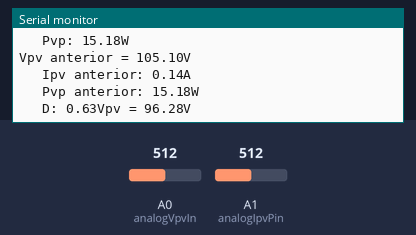
Recording of a sketch running on a simulated Arduino Uno, built with avr-gcc and run on an emulated ATmega328P. On the bench: the last lines printed to the serial monitor. Inputs (shaded band) come from the test bench; at power-on: A0 (analogVpvIn) = 512, A1 (analogIpvPin) = 512.

Above: at 1.2 s.
1.3 s: A0 (analogVpvIn) set to 469
At 1.82 s:
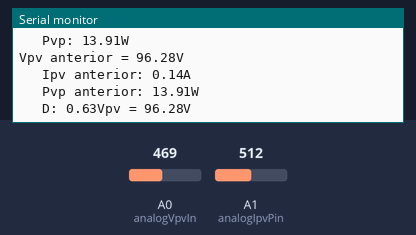
4.3 s: A1 (analogIpvPin) set to 523
At 4.93 s:
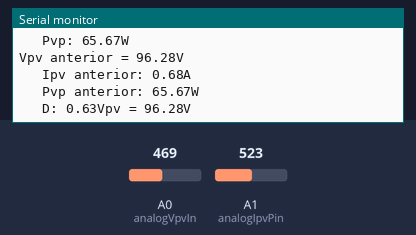
7.3 s: A1 (analogIpvPin) set to 547
At 8.05 s:
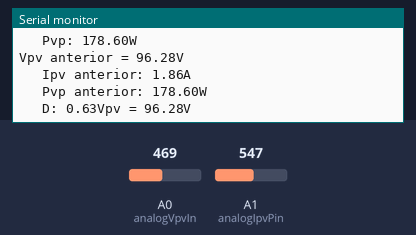
11.8 s: A1 (analogIpvPin) set to 700
At 12.5 s:
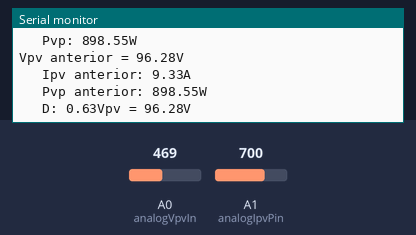
13.3 s: A1 (analogIpvPin) set to 723
At 14.08 s:
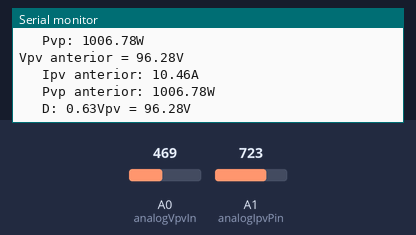
Timing chart, 0 to 16.3 s (numbered marks = the images above; inputs shaded):
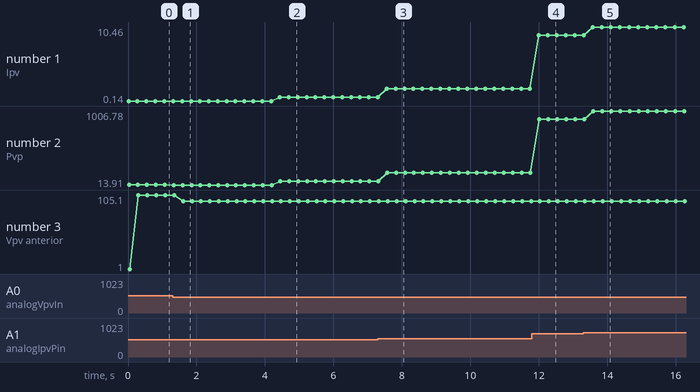

The sketch:

Primera_Prueba.ino
```cpp
// These constants won't change. They're used to give names to the pins used:
const float analogVpvIn = A0;  // Analog input pin that the potentiometer is attached to
const float analogIpvPin = A1; // Analog output pin that the LED is attached to

float Vpvin = 0;        // Lectura del voltaje del arrglo
float Vpv= 0;
float Ipvin = 0;        //variables de lectura nueva
float Ipv= 0;
float Pv=0;
float dv=0;
float dp=0;
float di=0;
float D=0.6333;
float deltaD=0.00005;
float Ipva= 1;        // Variables anteriores
float Vpva= 1;
float Pva= Vpva*Ipva;


float VCC= 5;// Voltaje de alimentacion del sensor de corriente
float  sensitivity =0.100;// sensibilidad del ACS712ELCTR-20A-T
const float QOV =   0.5 * VCC;// set quiescent Output voltage of 0.5V
float voltage;// internal variable for voltage


void setup() {
  // initialize serial communications at 9600 bps:
  Serial.begin(9600);
}

void loop() {
  // Lectura de voltaje y corriente

  Vpv=  (analogRead(analogVpvIn)*5.0*42.0)/1023.0;
  float voltage_raw =   (5.0 / 1023.0)* analogRead(analogIpvPin);// Read the voltage from sensor
  voltage =  voltage_raw - QOV + 0.012 ;// 0.000 is a value to make voltage zero when there is no current
  float Ipv = voltage / sensitivity;
  Pv= Ipv * Vpv;

  dv=Vpv-Vpva;
  di=Ipv-Ipva;
  dp=Pv-Pva;

  if(dp=0){
  D=D;
 }
 else{
  if(dp>0){
    if(dv>0){
      if(di>0){
        D=D+deltaD;
        }else{
          D=D-deltaD;
          }
      }else{
        D=D+deltaD;
        }

    }else if(dv>0){
      D=D+deltaD;
      }else {
        D=D-deltaD;
        }
 }


  // change the analog out value:

  // print the results to the Serial Monitor:
  Serial.print("Vpv = ");
  Serial.print(Vpv);
  Serial.println("V");


  Serial.print("\t Ipv: ");
  Serial.print(Ipv,2); // print the current with 2 decimal places
  Serial.println("A");

  Serial.print("\t Pvp: ");
  Serial.print(Pv); // print the current with 2 decimal places
  Serial.println("W");

  Serial.print("Vpv anterior = ");
  Serial.print(Vpva);
  Serial.println("V");


  Serial.print("\t Ipv anterior: ");
  Serial.print(Ipva,2); // print the current with 2 decimal places
  Serial.println("A");

  Serial.print("\t Pvp anterior: ");
  Serial.print(Pva); // print the current with 2 decimal places
  Serial.println("W");

  Serial.print("\t D: ");
  Serial.print(D);

  Pva=Pv;
  Vpva=Vpv;
  Ipva=Ipv;


  // wait 2 milliseconds before the next loop for the analog-to-digital
  // converter to settle after the last reading:
  delay(200);
}
```

Measured:
- after the input at 1.3 s, the serial monitor: prints a new line at once (image 1)
- after the input at 4.3 s, the serial monitor: prints a new line after 0.14 s (image 2)
- after the input at 7.3 s, the serial monitor: prints a new line after 0.25 s (image 3)
- after the input at 11.8 s, the serial monitor: prints a new line after 0.20 s (image 4)
- after the input at 13.3 s, the serial monitor: prints a new line after 0.27 s (image 5)
- plotted number 1: 0.14 → 0.68 after the input at 4.3 s, 0.68 → 1.86 after the input at 7.3 s, 1.86 → 9.33 after the input at 11.8 s, 9.33 → 10.46 after the input at 13.3 s
- plotted number 2: 15.18 → 13.91 after the input at 1.3 s, 13.91 → 65.67 after the input at 4.3 s, 65.67 → 178.6 after the input at 7.3 s, 178.6 → 898.55 after the input at 11.8 s, 898.55 → 1006.78 after the input at 13.3 s
- plotted number 3: 105.1 → 96.28 after the input at 1.3 s
